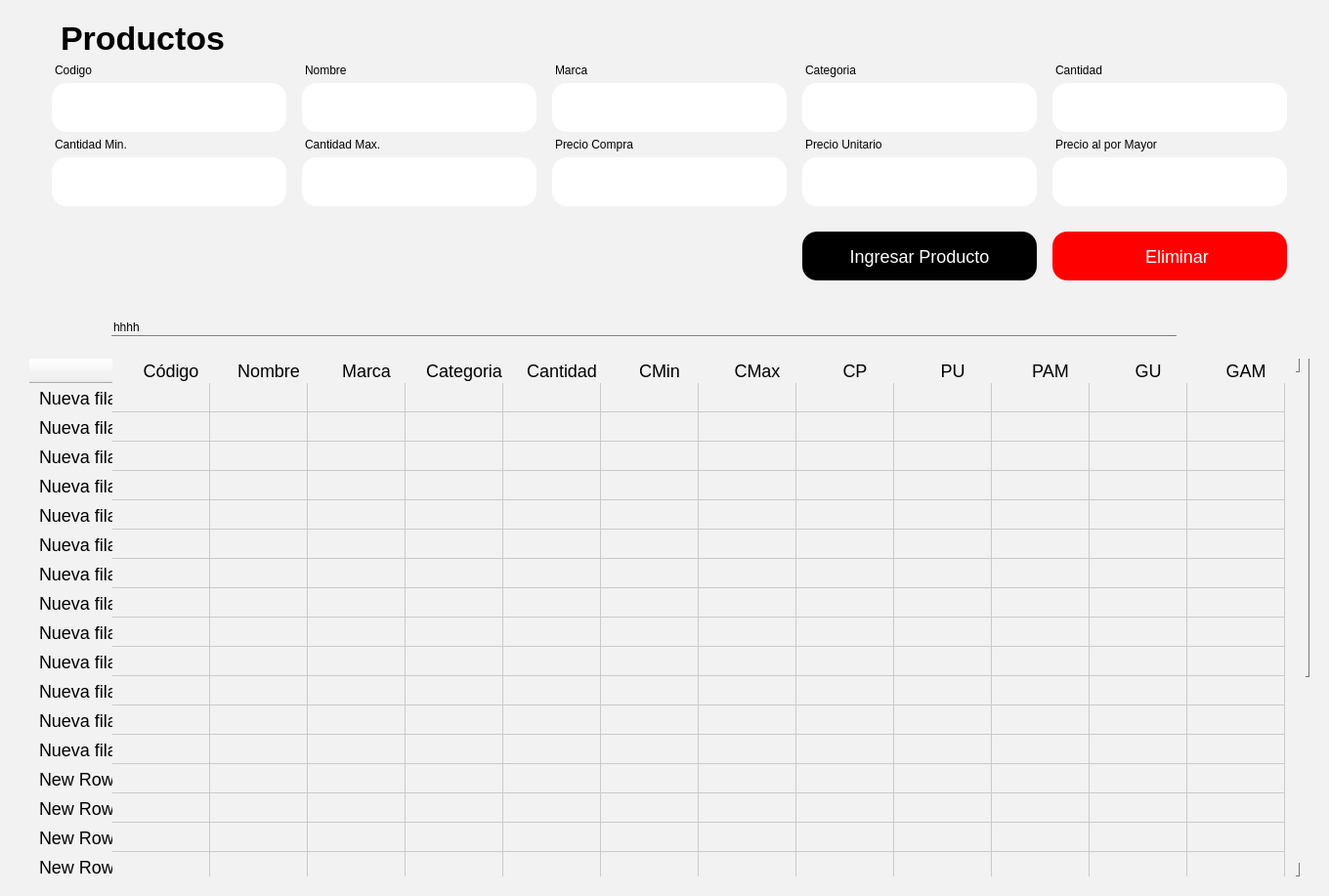
       <widget class="QWidget" name="Contenido" native="true">
        <property name="styleSheet">
         <string notr="true">margin-left:10px;
border-radius:15px;
background-color: #f2f2f2; 
</string>
        </property>
        <layout class="QVBoxLayout" name="verticalLayout_2">
         <item>
          <widget class="QWidget" name="widget_3" native="true">
           <property name="styleSheet">
            <string notr="true"/>
           </property>
           <layout class="QGridLayout" name="gridLayout">
            <item row="0" column="0">
             <layout class="QGridLayout" name="gridLayout_2">
              <item row="5" column="1">
               <widget class="QLineEdit" name="InputCantidadMax">
                <property name="sizePolicy">
                 <sizepolicy hsizetype="Preferred" vsizetype="Preferred">
                  <horstretch>0</horstretch>
                  <verstretch>0</verstretch>
                 </sizepolicy>
                </property>
                <property name="styleSheet">
                 <string notr="true">background-color: rgb(255, 255, 255);</string>
                </property>
               </widget>
              </item>
              <item row="5" column="2">
               <widget class="QLineEdit" name="InputPrecioCompra">
                <property name="sizePolicy">
                 <sizepolicy hsizetype="Preferred" vsizetype="Preferred">
                  <horstretch>0</horstretch>
                  <verstretch>0</verstretch>
                 </sizepolicy>
                </property>
                <property name="styleSheet">
                 <string notr="true">background-color: rgb(255, 255, 255);</string>
                </property>
               </widget>
              </item>
              <item row="4" column="3">
               <widget class="QLabel" name="label_9">
                <property name="text">
                 <string>Precio Unitario</string>
                </property>
               </widget>
              </item>
              <item row="5" column="3">
               <widget class="QLineEdit" name="InputPrecioUnitario">
                <property name="sizePolicy">
                 <sizepolicy hsizetype="Preferred" vsizetype="Preferred">
                  <horstretch>0</horstretch>
                  <verstretch>0</verstretch>
                 </sizepolicy>
                </property>
                <property name="styleSheet">
                 <string notr="true">background-color: rgb(255, 255, 255);</string>
                </property>
               </widget>
              </item>
              <item row="2" column="5">
               <widget class="QLabel" name="label">
                <property name="text">
                 <string>Cantidad</string>
                </property>
               </widget>
              </item>
              <item row="3" column="5">
               <widget class="QLineEdit" name="InputCantidad">
                <property name="sizePolicy">
                 <sizepolicy hsizetype="Fixed" vsizetype="Fixed">
                  <horstretch>0</horstretch>
                  <verstretch>0</verstretch>
                 </sizepolicy>
                </property>
                <property name="minimumSize">
                 <size>
                  <width>250</width>
                  <height>50</height>
                 </size>
                </property>
                <property name="maximumSize">
                 <size>
                  <width>250</width>
                  <height>50</height>
                 </size>
                </property>
                <property name="styleSheet">
                 <string notr="true">background-color: rgb(255, 255, 255);</string>
                </property>
               </widget>
              </item>
              <item row="4" column="1">
               <widget class="QLabel" name="label_2">
                <property name="text">
                 <string>Cantidad Max.</string>
                </property>
               </widget>
              </item>
              <item row="2" column="3">
               <widget class="QLabel" name="label_7">
                <property name="text">
                 <string>Categoria</string>
                </property>
               </widget>
              </item>
              <item row="2" column="2">
               <widget class="QLabel" name="label_6">
                <property name="text">
                 <string>Marca</string>
                </property>
               </widget>
              </item>
              <item row="2" column="1">
               <widget class="QLabel" name="label_5">
                <property name="text">
                 <string>Nombre</string>
                </property>
               </widget>
              </item>
              <item row="0" column="0">
               <widget class="QLabel" name="LabelVentasA">
                <property name="styleSheet">
                 <string notr="true">#LabelVentasA {
    font-weight: bold; /* Negrita */
    font-size: 34px; /* Tamaño de fuente */
}
</string>
                </property>
                <property name="text">
                 <string>Productos</string>
                </property>
               </widget>
              </item>
              <item row="3" column="3">
               <widget class="QLineEdit" name="InputCategoria">
                <property name="sizePolicy">
                 <sizepolicy hsizetype="Fixed" vsizetype="Fixed">
                  <horstretch>0</horstretch>
                  <verstretch>0</verstretch>
                 </sizepolicy>
                </property>
                <property name="minimumSize">
                 <size>
                  <width>250</width>
                  <height>50</height>
                 </size>
                </property>
                <property name="maximumSize">
                 <size>
                  <width>250</width>
                  <height>50</height>
                 </size>
                </property>
                <property name="styleSheet">
                 <string notr="true">background-color: rgb(255, 255, 255);</string>
                </property>
               </widget>
              </item>
              <item row="3" column="2">
               <widget class="QLineEdit" name="InputMarca">
                <property name="sizePolicy">
                 <sizepolicy hsizetype="Fixed" vsizetype="Fixed">
                  <horstretch>0</horstretch>
                  <verstretch>0</verstretch>
                 </sizepolicy>
                </property>
                <property name="minimumSize">
                 <size>
                  <width>250</width>
                  <height>50</height>
                 </size>
                </property>
                <property name="maximumSize">
                 <size>
                  <width>250</width>
                  <height>50</height>
                 </size>
                </property>
                <property name="styleSheet">
                 <string notr="true">background-color: rgb(255, 255, 255);</string>
                </property>
               </widget>
              </item>
              <item row="3" column="1">
               <widget class="QLineEdit" name="InputNombre">
                <property name="sizePolicy">
                 <sizepolicy hsizetype="Fixed" vsizetype="Fixed">
                  <horstretch>0</horstretch>
                  <verstretch>0</verstretch>
                 </sizepolicy>
                </property>
                <property name="minimumSize">
                 <size>
                  <width>250</width>
                  <height>50</height>
                 </size>
                </property>
                <property name="maximumSize">
                 <size>
                  <width>250</width>
                  <height>50</height>
                 </size>
                </property>
                <property name="styleSheet">
                 <string notr="true">background-color: rgb(255, 255, 255);</string>
                </property>
               </widget>
              </item>
              <item row="2" column="0">
               <widget class="QLabel" name="label_3">
                <property name="text">
                 <string>Codigo</string>
                </property>
               </widget>
              </item>
              <item row="3" column="0">
               <widget class="QLineEdit" name="InputCodigo">
                <property name="sizePolicy">
                 <sizepolicy hsizetype="Fixed" vsizetype="Fixed">
                  <horstretch>0</horstretch>
                  <verstretch>0</verstretch>
                 </sizepolicy>
                </property>
                <property name="minimumSize">
                 <size>
                  <width>250</width>
                  <height>50</height>
                 </size>
                </property>
                <property name="maximumSize">
                 <size>
                  <width>250</width>
                  <height>50</height>
                 </size>
                </property>
                <property name="styleSheet">
                 <string notr="true">background-color: rgb(255, 255, 255);</string>
                </property>
               </widget>
              </item>
              <item row="4" column="5">
               <widget class="QLabel" name="label_10">
                <property name="text">
                 <string>Precio al por Mayor</string>
                </property>
               </widget>
              </item>
              <item row="5" column="0">
               <widget class="QLineEdit" name="InputCantidadMin">
                <property name="sizePolicy">
                 <sizepolicy hsizetype="Fixed" vsizetype="Fixed">
                  <horstretch>0</horstretch>
                  <verstretch>0</verstretch>
                 </sizepolicy>
                </property>
                <property name="minimumSize">
                 <size>
                  <width>250</width>
                  <height>50</height>
                 </size>
                </property>
                <property name="maximumSize">
                 <size>
                  <width>250</width>
                  <height>50</height>
                 </size>
                </property>
                <property name="styleSheet">
                 <string notr="true">background-color: rgb(255, 255, 255);</string>
                </property>
               </widget>
              </item>
              <item row="8" column="3">
               <widget class="QPushButton" name="BtnIngresarProducto">
                <property name="styleSheet">
                 <string notr="true">
QPushButton {
    background-color: black; /* Fondo blanco */
    border: none; /* Sin borde ni decoración inicial */
    color:  white; /* Color del texto */
    border-radius: 15px; /* Bordes circulares */
    padding: 5px 10px; /* Espaciado interno para mejor apariencia */
	height: 40px; /* Altura del botón */
    text-align: center; /* Alinea el texto del botón a la izquierda */
    font-size: 18px; /* Tamaño de fuente */
	margin-top:20px;
}

QPushButton:hover {
    background-color: rgb(106, 106, 106); /* Gris claro al pasar el mouse */
    cursor: pointer; /* Cursor de mano al pasar sobre el botón */
}</string>
                </property>
                <property name="text">
                 <string>Ingresar Producto</string>
                </property>
               </widget>
              </item>
              <item row="4" column="0">
               <widget class="QLabel" name="label_8">
                <property name="text">
                 <string>Cantidad Min.</string>
                </property>
               </widget>
              </item>
              <item row="4" column="2">
               <widget class="QLabel" name="label_4">
                <property name="text">
                 <string>Precio Compra</string>
                </property>
               </widget>
              </item>
              <item row="5" column="5">
               <widget class="QLineEdit" name="InputPrecioMayor">
                <property name="sizePolicy">
                 <sizepolicy hsizetype="Preferred" vsizetype="Preferred">
                  <horstretch>0</horstretch>
                  <verstretch>0</verstretch>
                 </sizepolicy>
                </property>
                <property name="styleSheet">
                 <string notr="true">background-color: rgb(255, 255, 255);</string>
                </property>
               </widget>
              </item>
              <item row="8" column="5">
               <widget class="QPushButton" name="pushButton_4">
                <property name="styleSheet">
                 <string notr="true">
QPushButton {
    background-color: red; /* Fondo blanco */
    border: none; /* Sin borde ni decoración inicial */
    color:  white; /* Color del texto */
    border-radius: 15px; /* Bordes circulares */
    padding: 5px 10px; /* Espaciado interno para mejor apariencia */
	height: 40px; /* Altura del botón */
    text-align: center; /* Alinea el texto del botón a la izquierda */
    font-size: 18px; /* Tamaño de fuente */
	margin-top:20px;
    cursor: pointer; /* Cursor de mano al pasar sobre el botón */
}

QPushButton:hover {
    background-color: rgb(106, 106, 106); /* Gris claro al pasar el mouse */
    cursor: pointer; /* Cursor de mano al pasar sobre el botón */
}</string>
                </property>
                <property name="text">
                 <string>   Eliminar</string>
                </property>
                <property name="icon">
                 <iconset>
                  <normaloff>../../assets/iconos/eliminar.png</normaloff>../../assets/iconos/eliminar.png</iconset>
                </property>
                <property name="iconSize">
                 <size>
                  <width>30</width>
                  <height>30</height>
                 </size>
                </property>
               </widget>
              </item>
             </layout>
            </item>
           </layout>
          </widget>
         </item>
         <item>
          <widget class="QWidget" name="widget" native="true">
           <property name="styleSheet">
            <string notr="true"/>
           </property>
           <layout class="QVBoxLayout" name="verticalLayout_3">
            <item alignment="Qt::AlignHCenter">
             <widget class="QFrame" name="frame_2">
              <property name="sizePolicy">
               <sizepolicy hsizetype="Preferred" vsizetype="Preferred">
                <horstretch>0</horstretch>
                <verstretch>0</verstretch>
               </sizepolicy>
              </property>
              <property name="minimumSize">
               <size>
                <width>1200</width>
                <height>50</height>
               </size>
              </property>
              <property name="styleSheet">
               <string notr="true"/>
              </property>
              <layout class="QHBoxLayout" name="horizontalLayout_3">
               <item>
                <widget class="QLineEdit" name="InputBuscador">
                 <property name="sizePolicy">
                  <sizepolicy hsizetype="Fixed" vsizetype="Fixed">
                   <horstretch>0</horstretch>
                   <verstretch>0</verstretch>
                  </sizepolicy>
                 </property>
                 <property name="minimumSize">
                  <size>
                   <width>1100</width>
                   <height>0</height>
                  </size>
                 </property>
                 <property name="styleSheet">
                  <string notr="true">QLineEdit {
    border: none;
    border-bottom: 0.5px solid gray;
}

QLineEdit:focus {
    border: none;
    border-bottom: 1.5px solid black; /* Cambia el color y grosor según desees */
}
</string>
                 </property>
                 <property name="text">
                  <string>hhhh</string>
                 </property>
                </widget>
               </item>
               <item>
                <widget class="QLabel" name="label_11">
                 <property name="maximumSize">
                  <size>
                   <width>50</width>
                   <height>50</height>
                  </size>
                 </property>
                 <property name="text">
                  <string/>
                 </property>
                 <property name="pixmap">
                  <pixmap>../../assets/iconos/buscar.png</pixmap>
                 </property>
                 <property name="scaledContents">
                  <bool>true</bool>
                 </property>
                </widget>
               </item>
              </layout>
             </widget>
            </item>
            <item alignment="Qt::AlignHCenter|Qt::AlignVCenter">
             <widget class="QTableWidget" name="TablaProductos">
              <property name="sizePolicy">
               <sizepolicy hsizetype="Minimum" vsizetype="Fixed">
                <horstretch>0</horstretch>
                <verstretch>0</verstretch>
               </sizepolicy>
              </property>
              <property name="minimumSize">
               <size>
                <width>1320</width>
                <height>530</height>
               </size>
              </property>
              <property name="font">
               <font>
                <family>MS Shell Dlg 2</family>
                <pointsize>11</pointsize>
                <weight>75</weight>
                <bold>true</bold>
               </font>
              </property>
              <property name="styleSheet">
               <string notr="true">
QTableWidget {
    border: none;
    box-shadow: 0 4px 8px rgba(0, 0, 0, 0.1); /* Sombra suave alrededor de la tabla */
}

QTableWidget::item {
    background-color: #f2f2f2; 
    border: none; 
    font-size: 18px; /* Tamaño de letra */
    transition: background-color 0.3s ease; /* Suavizado de transición de color de fondo */
    pointer-events: none; /* Desactiva la interacción con las celdas (como editar) */
}

QTableWidget::item:selected {
    background-color: #aad4ff; /* Color azul claro para celdas seleccionadas */
    color: black; /* Texto negro para celdas seleccionadas */
}

QTableWidget::item:hover {
    background-color: #e6e6e6; /* Color de fondo al pasar el cursor sobre las celdas */
}

QHeaderView::section {
    border: none; 
    background-color: #f2f2f2; 
    font-size: 18px; /* Tamaño de letra */
    font-weight: normal; /* No negritas */
    text-align: center; /* Centrado del texto en los encabezados */
    box-shadow: 0 2px 4px rgba(0, 0, 0, 0.1); /* Sombra suave para los encabezados */
}

QHeaderView::section:focus {
    background-color: #f2f2f2; /* Sin color de fondo cuando está en foco */
    border: none; /* Sin borde cuando está en foco */
}

QTableWidget::item:focus {
    border: none; /* Sin borde cuando las celdas tienen el foco */
    background-color: #f2f2f2; /* Mantener el fondo sin color azul */
}

QTableCornerButton::section {
    background-color: #f2f2f2; 
    border: none; 
}

QTableWidget::verticalHeader {
    background-color: #f2f2f2;
    font-size: 23px;
    border: none;
    font-weight: normal; /* No negritas */
}

QTableWidget::item:hover {
    background-color: #e6e6e6; /* Color de fondo al pasar el cursor sobre las celdas */
}
/* Personalización de la barra de desplazamiento */
QScrollBar:vertical {
    border: none;
    background: #f7f7f7; /* Fondo de la barra */
    width: 8px; /* Barra más delgada */
    border-radius: 4px; /* Bordes más redondeados */
    margin: 0px 2px 0px 0px; /* Un pequeño margen para el desplazamiento */
}

QScrollBar::handle:vertical {
    background: #bbb; /* Fondo del control deslizante */
    min-height: 20px; /* Control deslizante más delgado */
    border-radius: 4px; /* Bordes redondeados */
    transition: background-color 0.3s ease; /* Transición suave para el cambio de color */
}

QScrollBar::handle:vertical:hover {
    background: #888; /* Color más oscuro cuando el control deslizante está siendo desplazado */
}

QScrollBar::add-line:vertical, QScrollBar::sub-line:vertical {
    border: none;
    background: #f2f2f2; /* Fondo para los botones de la barra */
    height: 0px; /* Sin altura para los botones */
}

QScrollBar:horizontal {
    border: none;
    background: #f7f7f7; /* Fondo de la barra */
    height: 8px; /* Barra más delgada */
    border-radius: 4px; /* Bordes más redondeados */
    margin: 0px 0px 2px 0px; /* Un pequeño margen para el desplazamiento */
}

QScrollBar::handle:horizontal {
    background: #bbb; /* Fondo del control deslizante */
    min-width: 20px; /* Control deslizante más delgado */
    border-radius: 4px; /* Bordes redondeados */
    transition: background-color 0.3s ease; /* Transición suave para el cambio de color */
}

QScrollBar::handle:horizontal:hover {
    background: #888; /* Color más oscuro cuando el control deslizante está siendo desplazado */
}
</string>
              </property>
              <row>
               <property name="text">
                <string>Nueva fila</string>
               </property>
              </row>
              <row>
               <property name="text">
                <string>Nueva fila</string>
               </property>
              </row>
              <row>
               <property name="text">
                <string>Nueva fila</string>
               </property>
              </row>
              <row>
               <property name="text">
                <string>Nueva fila</string>
               </property>
              </row>
              <row>
               <property name="text">
                <string>Nueva fila</string>
               </property>
              </row>
              <row>
               <property name="text">
                <string>Nueva fila</string>
               </property>
              </row>
              <row>
               <property name="text">
                <string>Nueva fila</string>
               </property>
              </row>
              <row>
               <property name="text">
                <string>Nueva fila</string>
               </property>
              </row>
              <row>
               <property name="text">
                <string>Nueva fila</string>
               </property>
              </row>
              <row>
               <property name="text">
                <string>Nueva fila</string>
               </property>
              </row>
              <row>
               <property name="text">
                <string>Nueva fila</string>
               </property>
              </row>
              <row>
               <property name="text">
                <string>Nueva fila</string>
               </property>
              </row>
              <row>
               <property name="text">
                <string>Nueva fila</string>
               </property>
              </row>
              <row>
               <property name="text">
                <string>New Row</string>
               </property>
              </row>
              <row>
               <property name="text">
                <string>New Row</string>
               </property>
              </row>
              <row>
               <property name="text">
                <string>New Row</string>
               </property>
              </row>
              <row>
               <property name="text">
                <string>New Row</string>
               </property>
              </row>
              <row>
               <property name="text">
                <string>New Row</string>
               </property>
              </row>
              <row>
               <property name="text">
                <string>New Row</string>
               </property>
              </row>
              <row>
               <property name="text">
                <string>New Row</string>
               </property>
              </row>
              <row>
               <property name="text">
                <string>New Row</string>
               </property>
              </row>
              <row>
               <property name="text">
                <string>New Row</string>
               </property>
              </row>
              <row>
               <property name="text">
                <string>New Row</string>
               </property>
              </row>
              <row>
               <property name="text">
                <string>New Row</string>
               </property>
              </row>
              <row>
               <property name="text">
                <string>New Row</string>
               </property>
              </row>
              <row>
               <property name="text">
                <string>New Row</string>
               </property>
              </row>
              <column>
               <property name="text">
                <string>Código</string>
               </property>
               <property name="font">
                <font>
                 <kerning>false</kerning>
                </font>
               </property>
               <property name="textAlignment">
                <set>AlignCenter</set>
               </property>
              </column>
              <column>
               <property name="text">
                <string>Nombre</string>
               </property>
               <property name="textAlignment">
                <set>AlignCenter</set>
               </property>
              </column>
              <column>
               <property name="text">
                <string>Marca</string>
               </property>
               <property name="textAlignment">
                <set>AlignCenter</set>
               </property>
              </column>
              <column>
               <property name="text">
                <string>Categoria</string>
               </property>
               <property name="textAlignment">
                <set>AlignCenter</set>
               </property>
              </column>
              <column>
               <property name="text">
                <string>Cantidad</string>
               </property>
               <property name="textAlignment">
                <set>AlignCenter</set>
               </property>
              </column>
              <column>
               <property name="text">
                <string>CMin</string>
               </property>
               <property name="textAlignment">
                <set>AlignCenter</set>
               </property>
              </column>
              <column>
               <property name="text">
                <string>CMax</string>
               </property>
               <property name="textAlignment">
                <set>AlignCenter</set>
               </property>
              </column>
              <column>
               <property name="text">
                <string>CP</string>
               </property>
               <property name="textAlignment">
                <set>AlignCenter</set>
               </property>
              </column>
              <column>
               <property name="text">
                <string>PU</string>
               </property>
               <property name="textAlignment">
                <set>AlignCenter</set>
               </property>
              </column>
              <column>
               <property name="text">
                <string>PAM</string>
               </property>
               <property name="textAlignment">
                <set>AlignCenter</set>
               </property>
              </column>
              <column>
               <property name="text">
                <string>GU</string>
               </property>
               <property name="textAlignment">
                <set>AlignCenter</set>
               </property>
              </column>
              <column>
               <property name="text">
                <string>GAM</string>
               </property>
               <property name="textAlignment">
                <set>AlignCenter</set>
               </property>
              </column>
             </widget>
            </item>
           </layout>
          </widget>
         </item>
        </layout>
       </widget>
